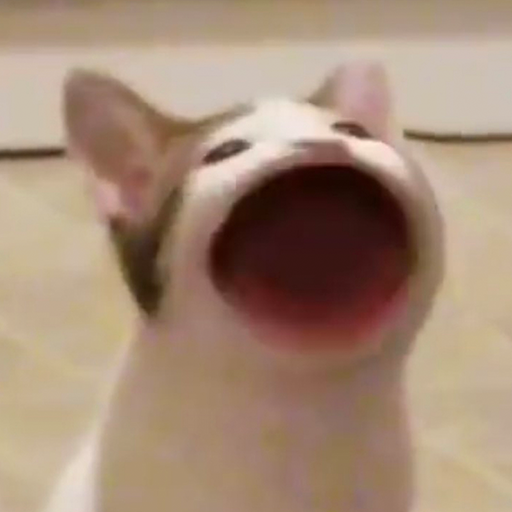
#> input picture data/meme_cat.png, 512 x 512 px
$ python ascii_text.py
#> lines starting #> are read from the running program, lines starting #| are printed output that depends on the picture
import cv2
import os
import numpy as np
from PIL import Image, ImageDraw, ImageOps, ImageFont

Character = {
    "standard": "@%#*+=-:. ",
    "inverse": " .:-=+*#%@",
    "complex": "$@B%8&WM#*oahkbdpqwmZO0QLCJUYXzcvunxrjft/\|()1{}[]?-_+~<>i!lI;:,\"^`'. "
}


def get_data(mode):
    font = ImageFont.truetype("fonts/DejaVuSansMono-Bold.ttf", size=18)
    scale = 2
    char_list = Character[mode]
    return char_list, font, scale


bg_color = 0
char_list, font, scale = get_data(mode = 'standard')
num_chars = len(char_list)
num_cols = 100


def read_image(path):
#> called with path = 'data/meme_cat.png'
    if os.path.exists(path):
        image = cv2.imread(path)
#> image is the input picture: shape (512, 512, 3); mean B, G, R 118.6, 139.2, 165.3
        image = cv2.cvtColor(image, cv2.COLOR_BGR2GRAY)
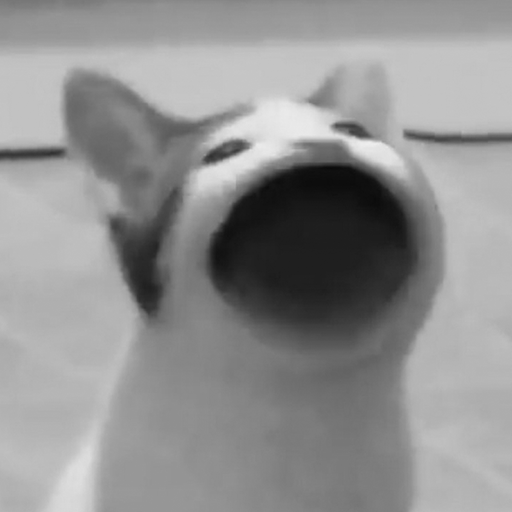
#> image: shape (512, 512); min 10, max 238, mean 144.7
        return image
    else:
        print('Image doesnot exists!! please check path')
        return None


def generate_ascii_image(image, fname='output.png'):

#> called with fname = 'tmp/ascii_out.png'
    height, width = image.shape
#> height = 512; width = 512
    cell_width = width / num_cols
#> cell_width = 5.12
    cell_height = scale * cell_width
#> cell_height = 10.24
    num_rows = int(height / cell_height)
#> num_rows = 50
    char_width, char_height = font.getsize("A")
    out_width = char_width * num_cols
    out_height = scale * char_height * num_rows
#> out_height = 1700

    out_image = Image.new("L", (out_width, out_height), bg_color)
#> out_image: PIL image 1300x1700 L; every value is 0
    draw = ImageDraw.Draw(out_image)

    for i in range(num_rows):

        chars = []

        for j in range(num_cols):
            min_cell_height = min(int((i + 1) * cell_height), height)
            min_cell_width = min(int((j + 1) * cell_width), width)

            elem = image[int(i * cell_height):min_cell_height, int(j * cell_width):min_cell_width]
            p = np.mean(elem) / 255 * num_chars
            t = min(int(p), num_chars - 1)

            chars.append(char_list[t])

        line = f'{"".join(chars)}\n'
        draw.text((0, i * char_height), line, fill = 255, font=font)


    cropped_image = out_image.getbbox()
#> cropped_image = (0, 5, 1300, 850)
    out_image = out_image.crop(cropped_image)
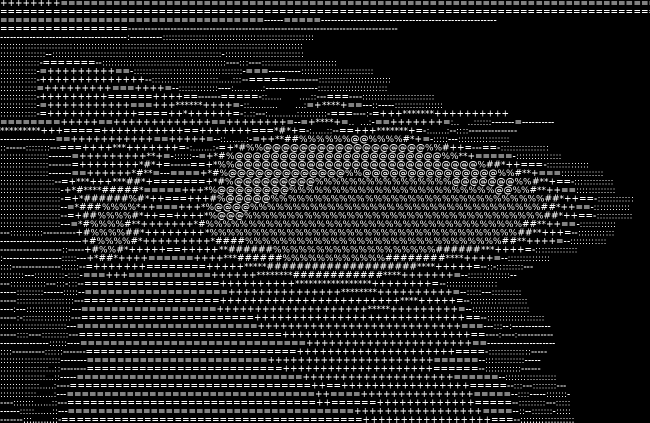
#> out_image: PIL image 1300x845 L (shown at 1/2 size); min 0, max 255, mean 31.8
    out_image.save(fname)

def main():
    image_path = 'data/meme_cat.png'
    image = read_image(image_path)
    generate_ascii_image(image, 'tmp/ascii_out.png')

# to run the code -->
main()
